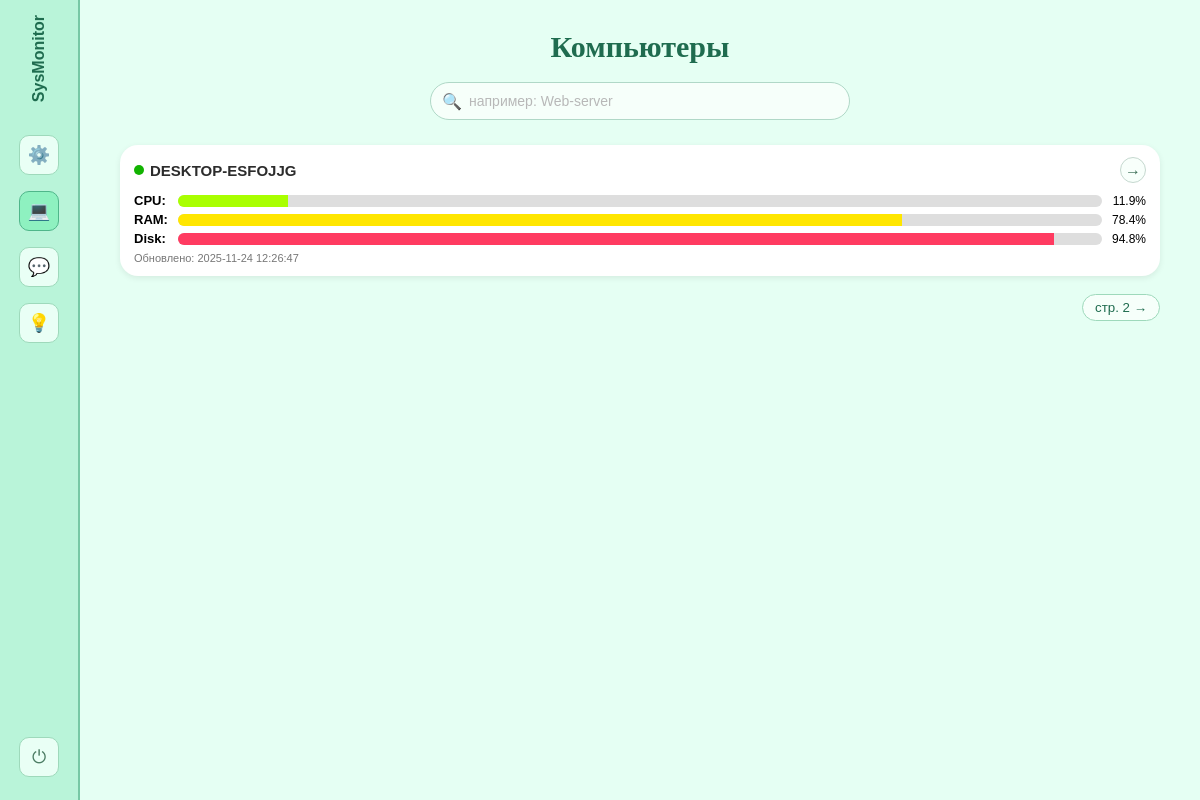
The app's page /computers (signed in), older data.
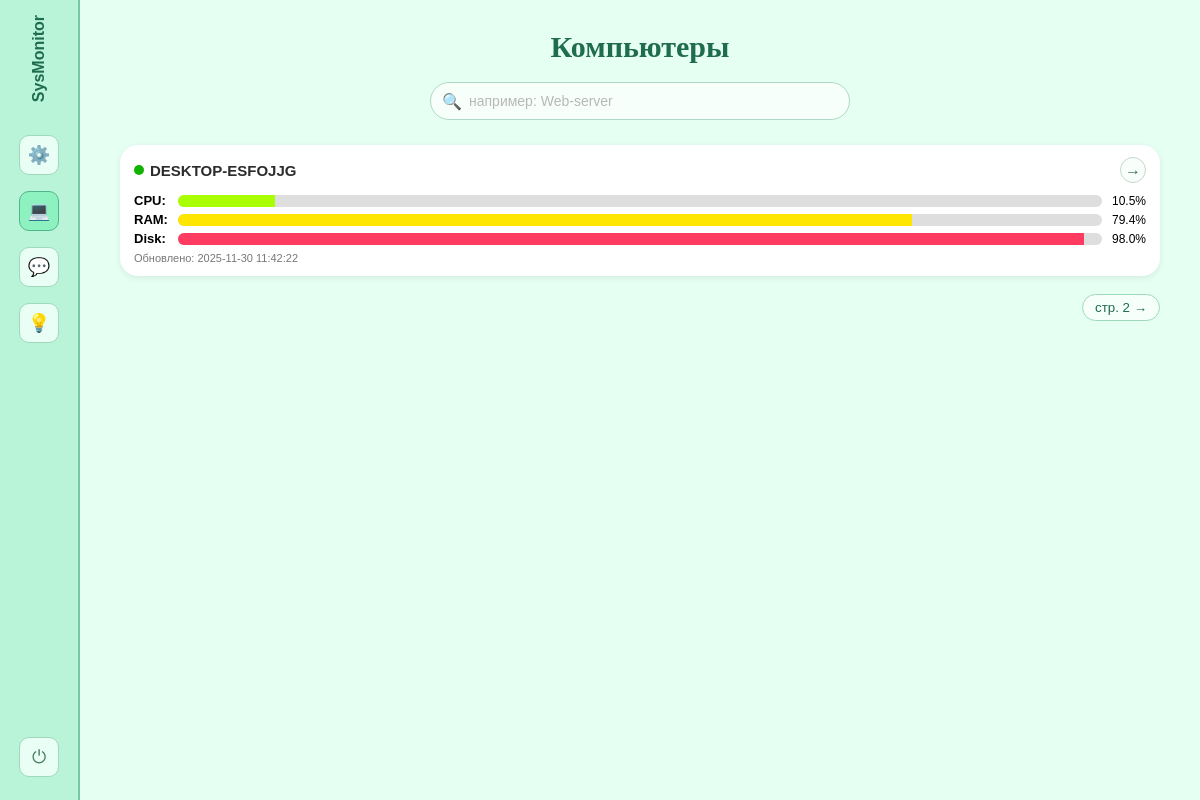
The same page, newer data.
### app/models.py (models this page shows)
class Computer(db.Model):
    id = db.Column(db.Integer, primary_key=True)
    hostname = db.Column(db.String(128), unique=True, nullable=False)
    created_at = db.Column(db.DateTime, default=datetime.utcnow)
    metrics = db.relationship('Metric', backref='computer', lazy=True, cascade="all, delete-orphan")

class Metric(db.Model):
    id = db.Column(db.Integer, primary_key=True)
    computer_id = db.Column(db.Integer, db.ForeignKey('computer.id'), nullable=False)
    cpu_percent = db.Column(db.Float)
    memory_usage = db.Column(db.Float)
    disk_usage = db.Column(db.Float)
    processes = db.Column(db.Integer)
    timestamp = db.Column(db.DateTime, default=datetime.utcnow)

### app/routes.py (the view)
@main.route('/computers')
@login_required
def index():
    computers = Computer.query.all()
    return render_template('index.html', computers=computers)

### app/routes.py (called while the page is built)
def login_required(view_func):
    @wraps(view_func)
    def wrapper(*args, **kwargs):
        if not session.get('logged_in'):
            return redirect(url_for('main.login'))
        return view_func(*args, **kwargs)
    return wrapper

### app/templates/index.html (shortened to what this page needs)
<!DOCTYPE html>
<html lang="ru">
<head>
</head>
<body>
<div class="app">
    <aside class="sidebar">
        <div class="logo">SysMonitor</div>
        <a href="{{ url_for('main.dashboard') }}"
           class="nav-icon"
           title="Главная панель">⚙️</a>
        <a href="{{ url_for('main.index') }}"
           class="nav-icon nav-icon-active"
           title="Компьютеры">💻</a>
        <a href="{{ url_for('main.alerts_settings') }}"
           class="nav-icon"
           title="Настройки оповещений">💬</a>
        <div class="nav-icon" title="Подсказки / идеи">💡</div>
        <a href="{{ url_for('main.logout') }}"
           class="nav-icon"
           title="Выход">⏻</a>
    </aside>
    <main class="main">
        <h1 class="main-title">Компьютеры</h1>
        <div class="search-wrapper">
            <span class="search-icon">🔍</span>
            <input
                id="searchInput"
                class="search-input"
                type="text"
                placeholder="например: Web-server"
            >
        </div>
        <div class="cards-grid" id="cardsContainer">
            {% for comp in computers %}
                {% set last = comp.metrics|last %}
                <div class="card {% if not last %}card-offline{% endif %}"
                     data-name="{{ comp.hostname|lower }}">
                    <div class="card-header">
                        <div class="status-wrap">
                            <div class="status-dot {% if last %}status-online{% else %}status-offline{% endif %}"></div>
                            <div class="card-title">{{ comp.hostname }}</div>
                        </div>
                        <a class="arrow-link" href="{{ url_for('main.computer_detail', comp_id=comp.id) }}">→</a>
                    </div>
                    {% if last %}
                        <div class="metric-row">
                            <div class="metric-label">CPU:</div>
                            <div class="bar-wrapper">
                                <div class="bar-fill bar-cpu" style="width: {{ last.cpu_percent }}%;"></div>
                            </div>
                            <div class="metric-value">{{ last.cpu_percent }}%</div>
                        </div>
                        <div class="metric-row">
                            <div class="metric-label">RAM:</div>
                            <div class="bar-wrapper">
                                <div class="bar-fill bar-ram" style="width: {{ last.memory_usage }}%;"></div>
                            </div>
                            <div class="metric-value">{{ last.memory_usage }}%</div>
                        </div>
                        <div class="metric-row">
                            <div class="metric-label">Disk:</div>
                            <div class="bar-wrapper">
                                <div class="bar-fill bar-disk" style="width: {{ last.disk_usage }}%;"></div>
                            </div>
                            <div class="metric-value">{{ last.disk_usage }}%</div>
                        </div>
                        <div class="card-footer">
                            Обновлено: {{ last.timestamp.strftime('%Y-%m-%d %H:%M:%S') }}
                        </div>
                    {% else %}
                        <div class="card-footer">
                            Нет данных от агента
                        </div>
                    {% endif %}
                </div>
            {% endfor %}
        </div>
        <div class="pagination">
            <button class="page-btn">стр. 2 →</button>
        </div>
    </main>
</div>
</body>
</html>

### app/templates/index.html (style rules this page uses)
* { box-sizing: border-box; }
body { margin: 0; font-family: Arial, sans-serif; background-color: #e5fff3; }
.app { display: flex; min-height: 100vh; }
.sidebar { width: 80px; background: #b9f4d9; border-right: 2px solid #77c8a5; display: flex; flex-direction: column; align-items: center; padding: 15px 10px; }
.logo { writing-mode: vertical-rl; transform: rotate(180deg); font-size: 16px; font-weight: bold; color: #1f6c4f; margin-bottom: 25px; }
.nav-icon { width: 40px; height: 40px; border-radius: 10px; background: #e9fff5; border: 1px solid #9ed9bb; margin: 8px 0; display: flex; align-items: center; justify-content: center; font-size: 18px; color: #4b7c63; cursor: pointer; text-decoration: none; transition: background 0.15s, border-color 0.15s, transform 0.1s; }
.nav-icon-active { background: #8ef1c0; border-color: #4fb68a; }
.nav-icon:last-child { margin-top: auto; }
.main { flex: 1; padding: 25px 40px; }
.main-title { text-align: center; font-family: "Times New Roman", Georgia, serif; font-size: 30px; margin: 5px 0 18px; color: #1f6c4f; }
.search-wrapper { max-width: 420px; margin: 0 auto 25px; position: relative; }
.search-input { width: 100%; padding: 10px 14px 10px 38px; border-radius: 20px; border: 1px solid #b0d8c7; outline: none; font-size: 14px; background: #f6fffa; }
.search-input::placeholder { color: #b8b8b8; }
.search-icon { position: absolute; left: 12px; top: 50%; transform: translateY(-50%); font-size: 16px; color: #a0a0a0; }
.cards-grid { display: grid; grid-template-columns: repeat(auto-fit, minmax(260px, 1fr)); gap: 18px 22px; }
.card { background: #ffffff; border-radius: 18px; padding: 12px 14px; box-shadow: 0 2px 6px rgba(0, 0, 0, 0.08); position: relative; }
.card-header { display: flex; align-items: center; justify-content: space-between; margin-bottom: 10px; }
.status-wrap { display: flex; align-items: center; gap: 6px; }
.status-dot { width: 10px; height: 10px; border-radius: 50%; }
.status-online { background: #12b300; }
.card-title { font-weight: bold; font-size: 15px; color: #2c2c2c; }
.arrow-link { width: 26px; height: 26px; border-radius: 50%; border: 1px solid #c5d8cf; display: flex; align-items: center; justify-content: center; text-decoration: none; color: #3c6e57; font-size: 16px; background: #f8fffb; }
.metric-row { display: flex; align-items: center; margin: 4px 0; font-size: 13px; }
.metric-label { width: 40px; font-weight: bold; }
.bar-wrapper { flex: 1; margin-left: 4px; background: #dedede; border-radius: 8px; height: 12px; position: relative; overflow: hidden; }
.bar-fill { position: absolute; left: 0; top: 0; bottom: 0; }
.bar-cpu { background: #a9ff00; }
.bar-ram { background: #ffe600; }
.bar-disk { background: #ff3b61; }
.metric-value { width: 38px; text-align: right; font-size: 12px; margin-left: 6px; }
.card-footer { margin-top: 6px; font-size: 11px; color: #777; }
.pagination { margin-top: 18px; display: flex; justify-content: flex-end; font-size: 13px; }
.page-btn { border-radius: 15px; background: #f6fffa; border: 1px solid #9ed9bb; padding: 5px 12px; cursor: pointer; color: #1f6c4f; }

Row changes from the older to the newer data that the page shows:
no longer on this page (row unchanged): Metric: cpu_percent "11.9", memory_usage "78.4", disk_usage "94.8", timestamp "2025-11-24 12:26:47"
computed for Computer "DESKTOP-ESFOJJG": {{ last.cpu_percent }} 11.9 → 10.5 (drawn); {{ last.memory_usage }} 78.4 → 79.4 (drawn); {{ last.disk_usage }} 94.8 → 98.0 (drawn)
added Metric: cpu_percent "10.5", memory_usage "79.4", disk_usage "98.0", timestamp "2025-11-30 11:42:22"
